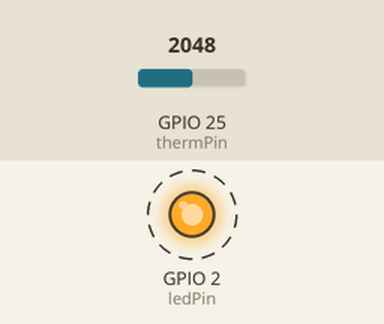
Simulated run of this sketch. Board: ESP32. Shown: output pins drawn as LEDs (lit = HIGH). Dashed ring = blinking. The inputs (shaded band) are chosen by the test bench; at power-on: GPIO 25 (thermPin) = 2048. What the sketch prints to the serial monitor is not drawn.

Above: at 0.2 s.
Timing chart, 0 to 3.0 s (numbered marks = the images above):
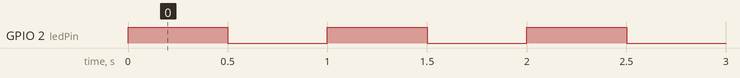

Measured:
- by itself, GPIO 2 (ledPin): alternates HIGH for 0.50 s and LOW for 0.50 s

The sketch:

esp32_therm.ino
```cpp
// Works! Red LED was dead, and need low reistor (230-450 ohms?)

int thermPin = 25; //34 and 35 are read-only
int ledPin = 2;
float therm;

void setup() {
  // put your setup code here, to run once:

  Serial.begin(9600);
  Serial.flush();
  pinMode(ledPin, OUTPUT);
  pinMode(thermPin, INPUT);
  Serial.print("start");

}

void loop() {
  // put your main code here, to run repeatedly:
  digitalWrite(ledPin, HIGH);
  therm = analogRead(thermPin);
  Serial.println(therm);
  // Serial.println("on");
  delay(500);
  digitalWrite(ledPin, LOW);
  therm = analogRead(thermPin);
  Serial.println(therm);
  // Serial.println("off");
  delay(500);

}
```
